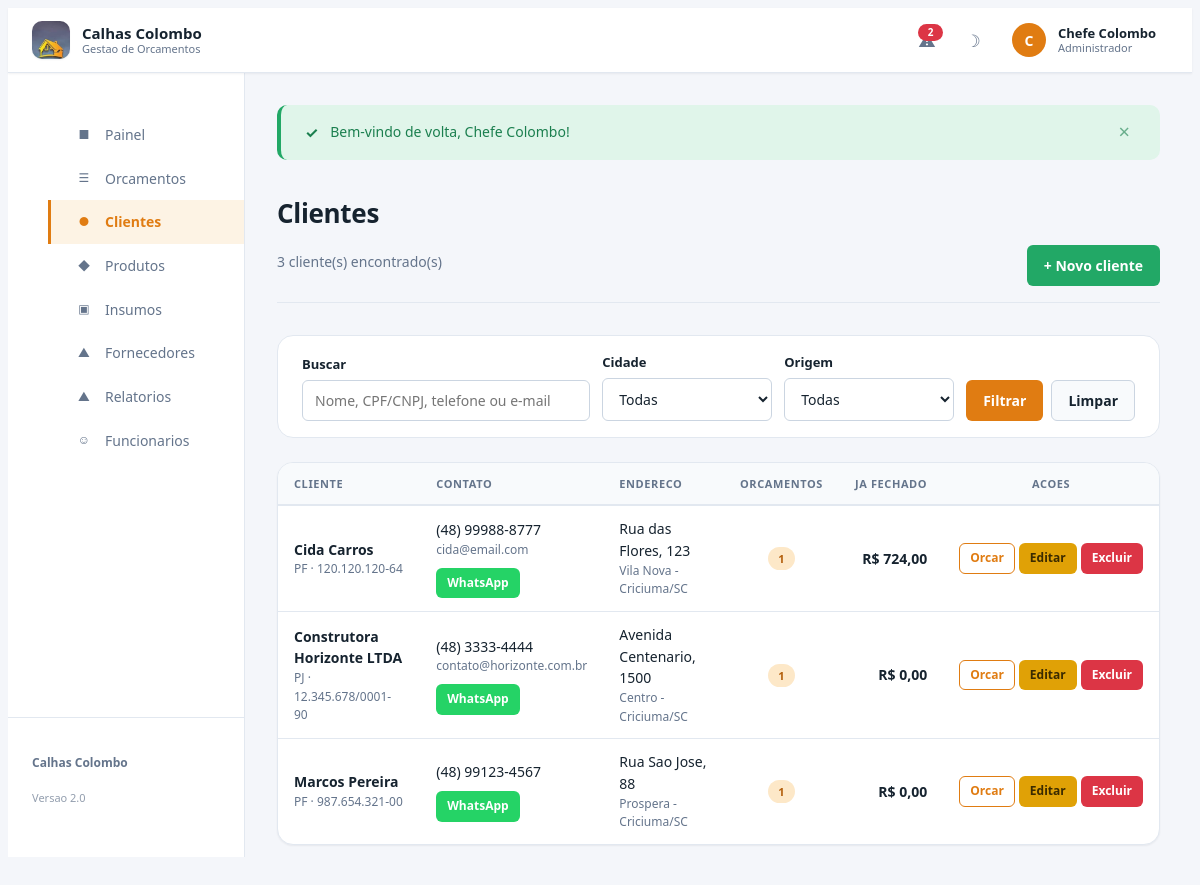
The app's page /clientes_listar.php (signed in) with its own data.
### tables this page shows
CREATE TABLE `clientes` (
  `id`               INT(11) NOT NULL AUTO_INCREMENT,
  `nome`             VARCHAR(100) NOT NULL,
  `tipo_pessoa`      ENUM('fisica','juridica') NOT NULL DEFAULT 'fisica',
  `cpf_cnpj`         VARCHAR(20) DEFAULT NULL,
  `telefone`         VARCHAR(20) NOT NULL,
  `whatsapp`         VARCHAR(20) DEFAULT NULL,
  `email`            VARCHAR(150) DEFAULT NULL,
  `cep`              VARCHAR(10) DEFAULT NULL,
  `endereco`         VARCHAR(150) NOT NULL,
  `numero`           VARCHAR(15) DEFAULT NULL,
  `complemento`      VARCHAR(100) DEFAULT NULL,
  `bairro`           VARCHAR(60) DEFAULT NULL,
  `cidade`           VARCHAR(60) DEFAULT NULL,
  `uf`               CHAR(2) DEFAULT 'SC',
  `ponto_referencia` VARCHAR(150) DEFAULT NULL,
  `origem`           ENUM('indicacao','instagram','google','fachada','outro') DEFAULT 'outro',
  `ativo`            TINYINT(1) NOT NULL DEFAULT 1,
  `observacoes`      TEXT DEFAULT NULL,
  `data_cadastro`    DATETIME NOT NULL DEFAULT CURRENT_TIMESTAMP,
  PRIMARY KEY (`id`),
  KEY `idx_nome` (`nome`),
  KEY `idx_cpf_cnpj` (`cpf_cnpj`),
  KEY `idx_cidade` (`cidade`)
);

### inclui/auth.php (called while the page is built, shortened)
<?php
require_once __DIR__ . '/funcoes.php';
function permissoes(): array
{
    return [
        'admin' => [
            'ver_dashboard', 'ver_financeiro', 'gerir_clientes', 'excluir_clientes',
            'gerir_orcamentos', 'excluir_orcamentos', 'gerir_produtos', 'gerir_insumos',
            'gerir_fornecedores', 'gerir_usuarios', 'ver_relatorios',
        ],
        'gerente' => [
            'ver_dashboard', 'ver_financeiro', 'gerir_clientes',
            'gerir_orcamentos', 'gerir_produtos', 'gerir_insumos',
            'gerir_fornecedores', 'ver_relatorios',
        ],
        'calheiro' => [
            'ver_dashboard', 'gerir_clientes', 'gerir_orcamentos', 'gerir_insumos',
        ],
        'campo' => [
            'ver_dashboard', 'gerir_clientes', 'gerir_orcamentos',
        ],
    ];
}
function pode(string $capacidade): bool
{
    $perfil = $_SESSION['usuario_perfil'] ?? '';
    $mapa = permissoes();
    return in_array($capacidade, $mapa[$perfil] ?? [], true);
}

### clientes_listar.php (the view, shortened to what this page needs)
<?php
require_once __DIR__ . '/inclui/auth.php';
$pdo = bd();
$busca  = trim($_GET['busca'] ?? '');
$pagina = max(1, (int) ($_GET['pagina'] ?? 1));
$porPagina = 15;
$where  = ['c.ativo = 1'];
$params = [];
$clausula = 'WHERE ' . implode(' AND ', $where);
$st = $pdo->prepare("SELECT COUNT(*) FROM clientes c $clausula");
$st->execute($params);
$total = (int) $st->fetchColumn();
$totalPaginas = max(1, (int) ceil($total / $porPagina));
$pagina = min($pagina, $totalPaginas);
$inicio = ($pagina - 1) * $porPagina;
$sql = "SELECT c.*,
               (SELECT COUNT(*) FROM orcamentos o WHERE o.cliente_id = c.id) AS qtd_orcamentos,
               (SELECT COALESCE(SUM(o.valor_total),0) FROM orcamentos o
                 WHERE o.cliente_id = c.id
                   AND o.status IN ('aprovado','em_producao','concluido')) AS total_fechado
        FROM clientes c
        $clausula
        ORDER BY c.nome ASC
        LIMIT $porPagina OFFSET $inicio";
$st = $pdo->prepare($sql);
$st->execute($params);
$clientes = $st->fetchAll();
require_once __DIR__ . '/inclui/cabecalho.php';
?>
<div class="pagina-topo">
    <div>
        <h1 class="pagina-titulo">Clientes</h1>
        <p class="pagina-subtitulo"><?= $total ?> cliente(s) encontrado(s)</p>
    </div>
    <div class="pagina-acoes">
        <a href="clientes_form.php" class="botao botao-sucesso">+ Novo cliente</a>
    </div>
</div>
<form method="GET" class="barra-filtros">
    <div class="campo campo-busca">
        <label for="busca">Buscar</label>
        <input type="search" id="busca" name="busca" value="<?= e($busca) ?>"
               placeholder="Nome, CPF/CNPJ, telefone ou e-mail">
    </div>
    <div class="campo">
        <label for="cidade">Cidade</label>
        <select id="cidade" name="cidade">
            <option value="">Todas</option>
        </select>
    </div>
    <div class="campo">
        <label for="origem">Origem</label>
        <select id="origem" name="origem">
            <option value="">Todas</option>
        </select>
    </div>
    <div class="flex g2">
        <button type="submit" class="botao botao-primario">Filtrar</button>
        <a href="clientes_listar.php" class="botao botao-neutro">Limpar</a>
    </div>
</form>
<div class="cartao">
    <div class="tabela-rolagem">
        <table class="tabela">
            <thead>
                <tr>
                    <th>Cliente</th>
                    <th>Contato</th>
                    <th>Endereco</th>
                    <th class="centro">Orcamentos</th>
                    <?php if (pode('ver_financeiro')): ?>
                        <th class="num">Ja fechado</th>
                    <?php endif; ?>
                    <th class="centro">Acoes</th>
                </tr>
            </thead>
            <tbody>
            <?php if ($clientes): ?>
                <?php foreach ($clientes as $c): ?>
                    <?php
                    $whats = link_whatsapp(
                        $c['whatsapp'] ?: $c['telefone'],
                        'Ola ' . $c['nome'] . ', aqui e da ' . EMPRESA_NOME . '!'
                    );
                    ?>
                    <tr>
                        <td>
                            <div class="titulo-celula"><?= e($c['nome']) ?></div>
                            <div class="sub-celula">
                                <?= $c['tipo_pessoa'] === 'juridica' ? 'PJ' : 'PF' ?>
                                <?= $c['cpf_cnpj'] ? ' &middot; ' . e($c['cpf_cnpj']) : '' ?>
                            </div>
                        </td>
                        <td>
                            <div><?= e(formatar_telefone($c['telefone'])) ?></div>
                            <?php if ($c['email']): ?>
                                <div class="sub-celula"><?= e($c['email']) ?></div>
                            <?php endif; ?>
                            <?php if ($whats): ?>
                                <a href="<?= e($whats) ?>" target="_blank" rel="noopener"
                                   class="botao botao-whats botao-p mt1">WhatsApp</a>
                            <?php endif; ?>
                        </td>
                        <td>
                            <div><?= e($c['endereco']) ?><?= $c['numero'] ? ', ' . e($c['numero']) : '' ?></div>
                            <div class="sub-celula">
                                <?= e(trim($c['bairro'] . ' - ' . $c['cidade'] . '/' . $c['uf'], ' -/')) ?>
                            </div>
                        </td>
                        <td class="centro">
                            <span class="selo selo-laranja"><?= (int) $c['qtd_orcamentos'] ?></span>
                        </td>
                        <?php if (pode('ver_financeiro')): ?>
                            <td class="num negrito"><?= moeda($c['total_fechado']) ?></td>
                        <?php endif; ?>
                        <td>
                            <div class="acoes">
                                <a href="orcamentos_form.php?cliente_id=<?= (int) $c['id'] ?>"
                                   class="botao botao-contorno botao-p" title="Criar orcamento">Orcar</a>
                                <a href="clientes_form.php?id=<?= (int) $c['id'] ?>"
                                   class="botao botao-alerta botao-p">Editar</a>
                                <?php if (pode('excluir_clientes')): ?>
                                    <a href="clientes_excluir.php?id=<?= (int) $c['id'] ?>&csrf=<?= csrf_token() ?>"
                                       class="botao botao-perigo botao-p"
                                       data-confirmar="Desativar o cliente <?= e($c['nome']) ?>?">Excluir</a>
                                <?php endif; ?>
                            </div>
                        </td>
                    </tr>
                <?php endforeach; ?>
            <?php endif; ?>
            </tbody>
        </table>
    </div>
</div>
<?php require_once __DIR__ . '/inclui/rodape.php'; ?>

### records on screen
clientes: nome "Cida Carros", tipo_pessoa "PF", cpf_cnpj "120.120.120-64", telefone "(48) 99988-8777", email "cida@email.com", endereco "Rua das Flores", numero "123", bairro+cidade+uf "Vila Nova - Criciuma/SC", qtd_orcamentos "1", total_fechado "R$ 724,00"
clientes: nome "Construtora Horizonte LTDA", tipo_pessoa "PJ", cpf_cnpj "12.345.678/0001-90", telefone "(48) 3333-4444", email "contato@horizonte.com.br", endereco "Avenida Centenario", numero "1500", bairro+cidade+uf "Centro - Criciuma/SC", qtd_orcamentos "1", total_fechado "R$ 0,00"
clientes: nome "Marcos Pereira", tipo_pessoa "PF", cpf_cnpj "987.654.321-00", telefone "(48) 99123-4567", endereco "Rua Sao Jose", numero "88", bairro+cidade+uf "Prospera - Criciuma/SC", qtd_orcamentos "1", total_fechado "R$ 0,00"

### other values on screen
EMPRESA_NOME "Calhas Colombo"
count($alertas_estoque) "2"
mb_strtoupper(mb_substr($u['nome'], 0, 1)) "C"
$u['nome'] "Chefe Colombo"
rotulo_perfil($u['perfil']) "Administrador"
$icone "■"
$rotulo "Painel"
$icone "☰"
$rotulo "Orcamentos"
$icone "●"
$rotulo "Clientes"
$icone "◆"
$rotulo "Produtos"
$icone "▣"
$rotulo "Insumos"
